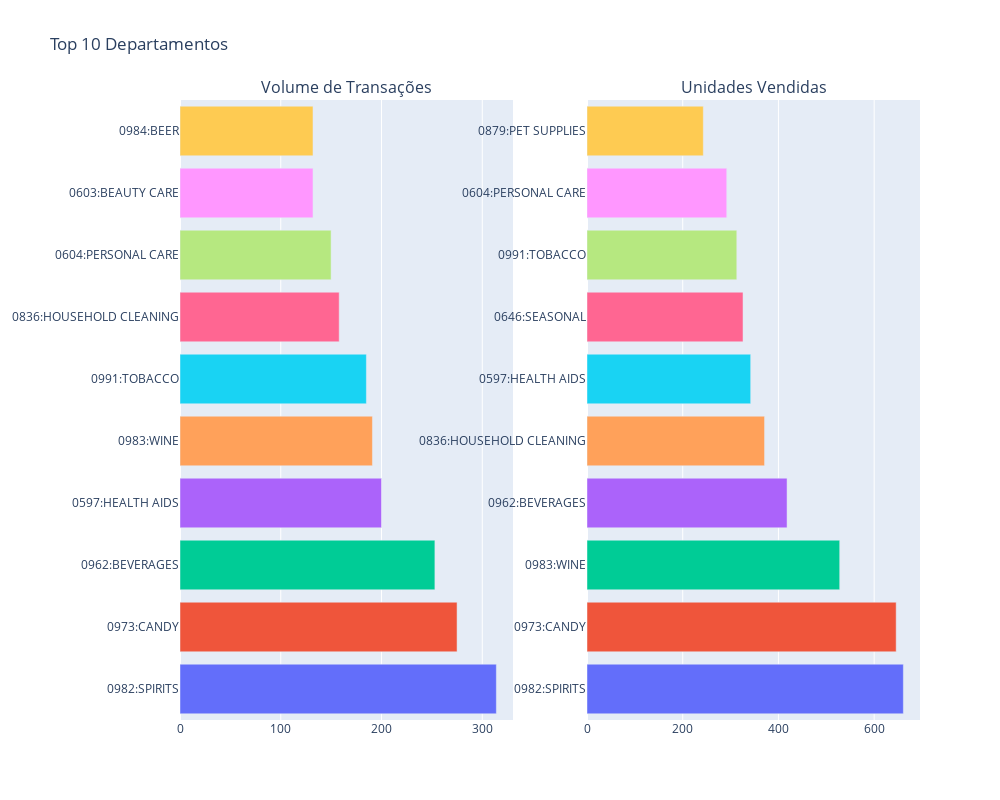

The cell this chart's notebook holds for it:
### Code cell
# Unificar dois gráficos (top 10), para mostrar lado a lado

# Criar subplots
fig_pergunta1 = make_subplots(rows=1,cols=2,subplot_titles=('Volume de Transações', 'Unidades Vendidas'))

# Adicionar os gráficos aos subplots
for trace in fig_volume_transacoes_top10['data']:
    fig_pergunta1.add_trace(trace,row=1,col=1)

for trace in fig_unidades_vendidas_top10['data']:
    fig_pergunta1.add_trace(trace,row=1,col=2)

# Atualizar layout
fig_pergunta1.update_layout(height=800,width=1000, title_text='Top 10 Departamentos',showlegend=False)

fig_pergunta1.show()

### Figure 1 — Plotly figure (JSON) as saved in the notebook; plotly's stock layout.template omitted (floating-point values rounded to 4 significant figures)
{"data": [{"hovertemplate": "Departamento=%{y}<br>value=%{x}<extra></extra>", "legendgroup": "0982:SPIRITS", "marker": {"color": "#636efa", "pattern": {"shape": ""}}, "name": "0982:SPIRITS", "orientation": "h", "showlegend": true, "textposition": "auto", "type": "bar", "x": [314], "xaxis": "x", "y": ["0982:SPIRITS"], "yaxis": "y"}, {"hovertemplate": "Departamento=%{y}<br>value=%{x}<extra></extra>", "legendgroup": "0973:CANDY", "marker": {"color": "#EF553B", "pattern": {"shape": ""}}, "name": "0973:CANDY", "orientation": "h", "showlegend": true, "textposition": "auto", "type": "bar", "x": [275], "xaxis": "x", "y": ["0973:CANDY"], "yaxis": "y"}, {"hovertemplate": "Departamento=%{y}<br>value=%{x}<extra></extra>", "legendgroup": "0962:BEVERAGES", "marker": {"color": "#00cc96", "pattern": {"shape": ""}}, "name": "0962:BEVERAGES", "orientation": "h", "showlegend": true, "textposition": "auto", "type": "bar", "x": [253], "xaxis": "x", "y": ["0962:BEVERAGES"], "yaxis": "y"}, {"hovertemplate": "Departamento=%{y}<br>value=%{x}<extra></extra>", "legendgroup": "0597:HEALTH AIDS", "marker": {"color": "#ab63fa", "pattern": {"shape": ""}}, "name": "0597:HEALTH AIDS", "orientation": "h", "showlegend": true, "textposition": "auto", "type": "bar", "x": [200], "xaxis": "x", "y": ["0597:HEALTH AIDS"], "yaxis": "y"}, {"hovertemplate": "Departamento=%{y}<br>value=%{x}<extra></extra>", "legendgroup": "0983:WINE", "marker": {"color": "#FFA15A", "pattern": {"shape": ""}}, "name": "0983:WINE", "orientation": "h", "showlegend": true, "textposition": "auto", "type": "bar", "x": [191], "xaxis": "x", "y": ["0983:WINE"], "yaxis": "y"}, {"hovertemplate": "Departamento=%{y}<br>value=%{x}<extra></extra>", "legendgroup": "0991:TOBACCO", "marker": {"color": "#19d3f3", "pattern": {"shape": ""}}, "name": "0991:TOBACCO", "orientation": "h", "showlegend": true, "textposition": "auto", "type": "bar", "x": [185], "xaxis": "x", "y": ["0991:TOBACCO"], "yaxis": "y"}, {"hovertemplate": "Departamento=%{y}<br>value=%{x}<extra></extra>", "legendgroup": "0836:HOUSEHOLD CLEANING", "marker": {"color": "#FF6692", "pattern": {"shape": ""}}, "name": "0836:HOUSEHOLD CLEANING", "orientation": "h", "showlegend": true, "textposition": "auto", "type": "bar", "x": [158], "xaxis": "x", "y": ["0836:HOUSEHOLD CLEANING"], "yaxis": "y"}, {"hovertemplate": "Departamento=%{y}<br>value=%{x}<extra></extra>", "legendgroup": "0604:PERSONAL CARE", "marker": {"color": "#B6E880", "pattern": {"shape": ""}}, "name": "0604:PERSONAL CARE", "orientation": "h", "showlegend": true, "textposition": "auto", "type": "bar", "x": [150], "xaxis": "x", "y": ["0604:PERSONAL CARE"], "yaxis": "y"}, {"hovertemplate": "Departamento=%{y}<br>value=%{x}<extra></extra>", "legendgroup": "0603:BEAUTY CARE", "marker": {"color": "#FF97FF", "pattern": {"shape": ""}}, "name": "0603:BEAUTY CARE", "orientation": "h", "showlegend": true, "textposition": "auto", "type": "bar", "x": [132], "xaxis": "x", "y": ["0603:BEAUTY CARE"], "yaxis": "y"}, {"hovertemplate": "Departamento=%{y}<br>value=%{x}<extra></extra>", "legendgroup": "0984:BEER", "marker": {"color": "#FECB52", "pattern": {"shape": ""}}, "name": "0984:BEER", "orientation": "h", "showlegend": true, "textposition": "auto", "type": "bar", "x": [132], "xaxis": "x", "y": ["0984:BEER"], "yaxis": "y"}, {"hovertemplate": "Departamento=%{y}<br>value=%{x}<extra></extra>", "legendgroup": "0982:SPIRITS", "marker": {"color": "#636efa", "pattern": {"shape": ""}}, "name": "0982:SPIRITS", "orientation": "h", "showlegend": true, "textposition": "auto", "type": "bar", "x": [661], "xaxis": "x2", "y": ["0982:SPIRITS"], "yaxis": "y2"}, {"hovertemplate": "Departamento=%{y}<br>value=%{x}<extra></extra>", "legendgroup": "0973:CANDY", "marker": {"color": "#EF553B", "pattern": {"shape": ""}}, "name": "0973:CANDY", "orientation": "h", "showlegend": true, "textposition": "auto", "type": "bar", "x": [646], "xaxis": "x2", "y": ["0973:CANDY"], "yaxis": "y2"}, {"hovertemplate": "Departamento=%{y}<br>value=%{x}<extra></extra>", "legendgroup": "0983:WINE", "marker": {"color": "#00cc96", "pattern": {"shape": ""}}, "name": "0983:WINE", "orientation": "h", "showlegend": true, "textposition": "auto", "type": "bar", "x": [528], "xaxis": "x2", "y": ["0983:WINE"], "yaxis": "y2"}, {"hovertemplate": "Departamento=%{y}<br>value=%{x}<extra></extra>", "legendgroup": "0962:BEVERAGES", "marker": {"color": "#ab63fa", "pattern": {"shape": ""}}, "name": "0962:BEVERAGES", "orientation": "h", "showlegend": true, "textposition": "auto", "type": "bar", "x": [418], "xaxis": "x2", "y": ["0962:BEVERAGES"], "yaxis": "y2"}, {"hovertemplate": "Departamento=%{y}<br>value=%{x}<extra></extra>", "legendgroup": "0836:HOUSEHOLD CLEANING", "marker": {"color": "#FFA15A", "pattern": {"shape": ""}}, "name": "0836:HOUSEHOLD CLEANING", "orientation": "h", "showlegend": true, "textposition": "auto", "type": "bar", "x": [371], "xaxis": "x2", "y": ["0836:HOUSEHOLD CLEANING"], "yaxis": "y2"}, {"hovertemplate": "Departamento=%{y}<br>value=%{x}<extra></extra>", "legendgroup": "0597:HEALTH AIDS", "marker": {"color": "#19d3f3", "pattern": {"shape": ""}}, "name": "0597:HEALTH AIDS", "orientation": "h", "showlegend": true, "textposition": "auto", "type": "bar", "x": [342], "xaxis": "x2", "y": ["0597:HEALTH AIDS"], "yaxis": "y2"}, {"hovertemplate": "Departamento=%{y}<br>value=%{x}<extra></extra>", "legendgroup": "0646:SEASONAL", "marker": {"color": "#FF6692", "pattern": {"shape": ""}}, "name": "0646:SEASONAL", "orientation": "h", "showlegend": true, "textposition": "auto", "type": "bar", "x": [326], "xaxis": "x2", "y": ["0646:SEASONAL"], "yaxis": "y2"}, {"hovertemplate": "Departamento=%{y}<br>value=%{x}<extra></extra>", "legendgroup": "0991:TOBACCO", "marker": {"color": "#B6E880", "pattern": {"shape": ""}}, "name": "0991:TOBACCO", "orientation": "h", "showlegend": true, "textposition": "auto", "type": "bar", "x": [313], "xaxis": "x2", "y": ["0991:TOBACCO"], "yaxis": "y2"}, {"hovertemplate": "Departamento=%{y}<br>value=%{x}<extra></extra>", "legendgroup": "0604:PERSONAL CARE", "marker": {"color": "#FF97FF", "pattern": {"shape": ""}}, "name": "0604:PERSONAL CARE", "orientation": "h", "showlegend": true, "textposition": "auto", "type": "bar", "x": [292], "xaxis": "x2", "y": ["0604:PERSONAL CARE"], "yaxis": "y2"}, {"hovertemplate": "Departamento=%{y}<br>value=%{x}<extra></extra>", "legendgroup": "0879:PET SUPPLIES", "marker": {"color": "#FECB52", "pattern": {"shape": ""}}, "name": "0879:PET SUPPLIES", "orientation": "h", "showlegend": true, "textposition": "auto", "type": "bar", "x": [243], "xaxis": "x2", "y": ["0879:PET SUPPLIES"], "yaxis": "y2"}], "layout": {"annotations": [{"font": {"size": 16}, "showarrow": false, "text": "Volume de Transações", "x": 0.225, "xanchor": "center", "xref": "paper", "y": 1, "yanchor": "bottom", "yref": "paper"}, {"font": {"size": 16}, "showarrow": false, "text": "Unidades Vendidas", "x": 0.775, "xanchor": "center", "xref": "paper", "y": 1, "yanchor": "bottom", "yref": "paper"}], "height": 800, "showlegend": false, "title": {"text": "Top 10 Departamentos"}, "width": 1000, "xaxis": {"anchor": "y", "domain": [0, 0.45]}, "xaxis2": {"anchor": "y2", "domain": [0.55, 1]}, "yaxis": {"anchor": "x", "domain": [0, 1]}, "yaxis2": {"anchor": "x2", "domain": [0, 1]}}}
